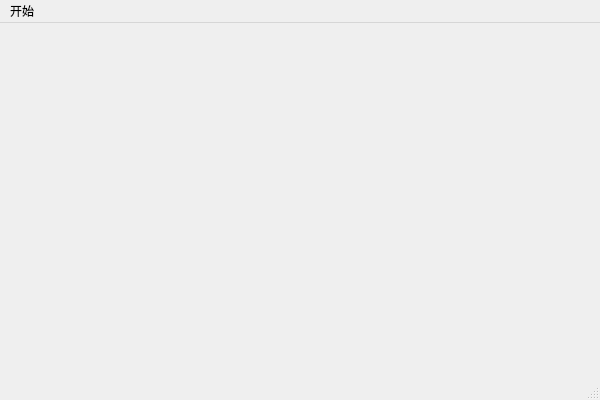
<?xml version="1.0" encoding="UTF-8"?>
<ui version="4.0">
 <class>MainSceneClass</class>
 <widget class="QMainWindow" name="MainSceneClass">
  <property name="geometry">
   <rect>
    <x>0</x>
    <y>0</y>
    <width>600</width>
    <height>400</height>
   </rect>
  </property>
  <property name="windowTitle">
   <string>MainScene</string>
  </property>
  <widget class="QWidget" name="centralWidget"/>
  <widget class="QMenuBar" name="menuBar">
   <property name="geometry">
    <rect>
     <x>0</x>
     <y>0</y>
     <width>600</width>
     <height>26</height>
    </rect>
   </property>
   <widget class="QMenu" name="menuStart">
    <property name="title">
     <string>开始</string>
    </property>
    <addaction name="actionQuit"/>
   </widget>
   <addaction name="menuStart"/>
  </widget>
  <widget class="QStatusBar" name="statusBar"/>
  <action name="actionQuit">
   <property name="text">
    <string>退出</string>
   </property>
  </action>
 </widget>
 <layoutdefault spacing="6" margin="11"/>
 <resources>
  <include location="MainScene.qrc"/>
 </resources>
 <connections/>
</ui>
